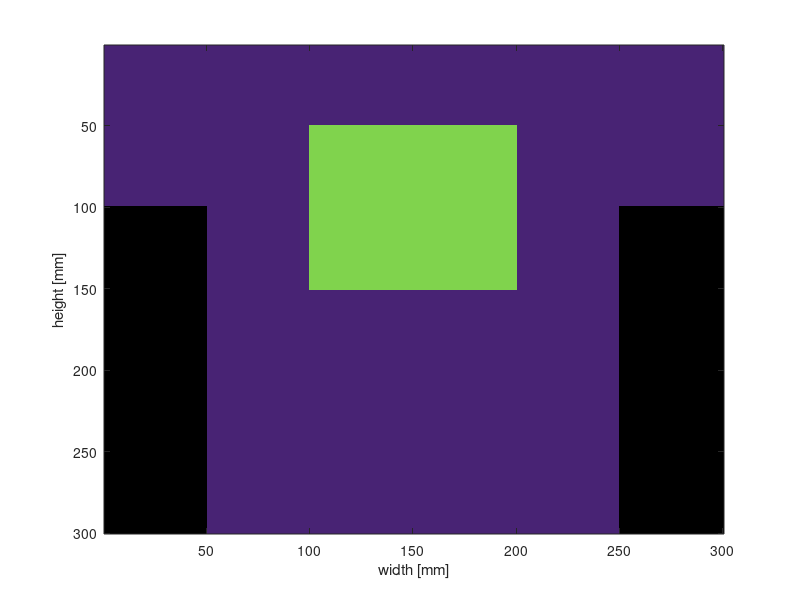

Here is the MATLAB script that generated this plot:
Tplate = 10;
Theater = 80;


dx = 0.1;
dt = 0.1;
A = 30;
B = 20;
C = 5;
D = 10;

A = A/dx;
B = B/dx;
C = C/dx;
D = D/dx;

% plate
plate = zeros(A, A);
plate = plate+Tplate;
for i=D:A
    for j=1:C
        plate(i,j) = NaN;
    end

    for k=B+C:A
        plate(i,k) = NaN;
    end
end

%heater
for i=(A/3-D/2):D/2+A/3
    for j=(A/2-D/2):(D/2+A/2)
        plate(i,j) = Theater;
    end
end

imagesc(plate,[0,100]);
xlabel('width [mm]')
ylabel('height [mm]')
